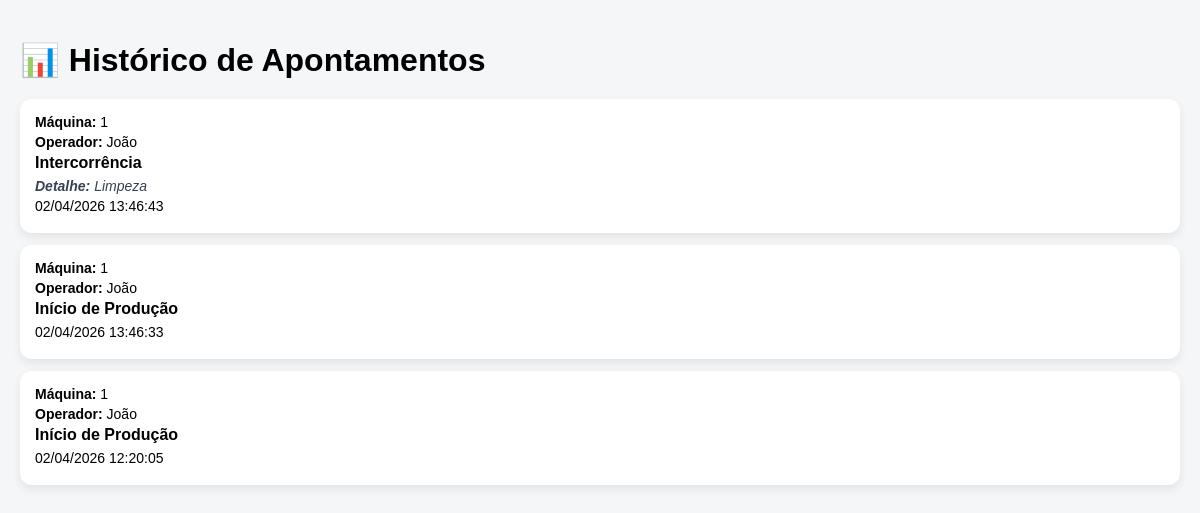
The page /historico on the database its author committed.
### tables this page shows
CREATE TABLE apontamentos (
            id INTEGER PRIMARY KEY AUTOINCREMENT,
            maquina TEXT,
            operador TEXT,
            tipo TEXT,
            detalhe TEXT,
            data_hora TEXT
        );

### app.py (the view)
@app.route('/historico')
def historico():
    conn = sqlite3.connect('banco.db')
    cursor = conn.cursor()
    cursor.execute('SELECT maquina, operador, tipo, detalhe, data_hora FROM apontamentos ORDER BY id DESC')
    dados = cursor.fetchall()
    conn.close()
    return render_template('historico.html', dados=dados)

### templates/historico.html (shortened to what this page needs)
<!DOCTYPE html>
<html>
<head>
</head>
<body>
    <h1>📊 Histórico de Apontamentos</h1>
    {% for item in dados %}
        <div class="card">
            <div class="linha"><strong>Máquina:</strong> {{ item[0] }}</div>
            <div class="linha"><strong>Operador:</strong> {{ item[1] }}</div>
            <div class="linha tipo">{{ item[2] }}</div>
            {% if item[3] %}
                <div class="linha detalhe"><strong>Detalhe:</strong> {{ item[3] }}</div>
            {% endif %}
            <div class="linha">{{ item[4] }}</div>
        </div>
    {% endfor %}
</body>
</html>

### templates/historico.html (style rules this page uses)
body { font-family: Arial, sans-serif; background: #f4f6f8; margin: 0; padding: 20px; }
h1 { margin-bottom: 20px; }
.card { background: white; padding: 15px; border-radius: 12px; margin-bottom: 12px; box-shadow: 0 4px 10px rgba(0,0,0,0.08); }
.linha { font-size: 14px; margin-bottom: 4px; }
.tipo { font-weight: bold; font-size: 16px; margin-bottom: 6px; }
.detalhe { color: #374151; font-style: italic; }

### rows shown on the page
apontamentos: maquina "1", operador "João", tipo "Intercorrência", detalhe "Limpeza", data_hora "02/04/2026 13:46:43"
apontamentos: maquina "1", operador "João", tipo "Início de Produção", data_hora "02/04/2026 13:46:33"
apontamentos: maquina "1", operador "João", tipo "Início de Produção", data_hora "02/04/2026 12:20:05"
